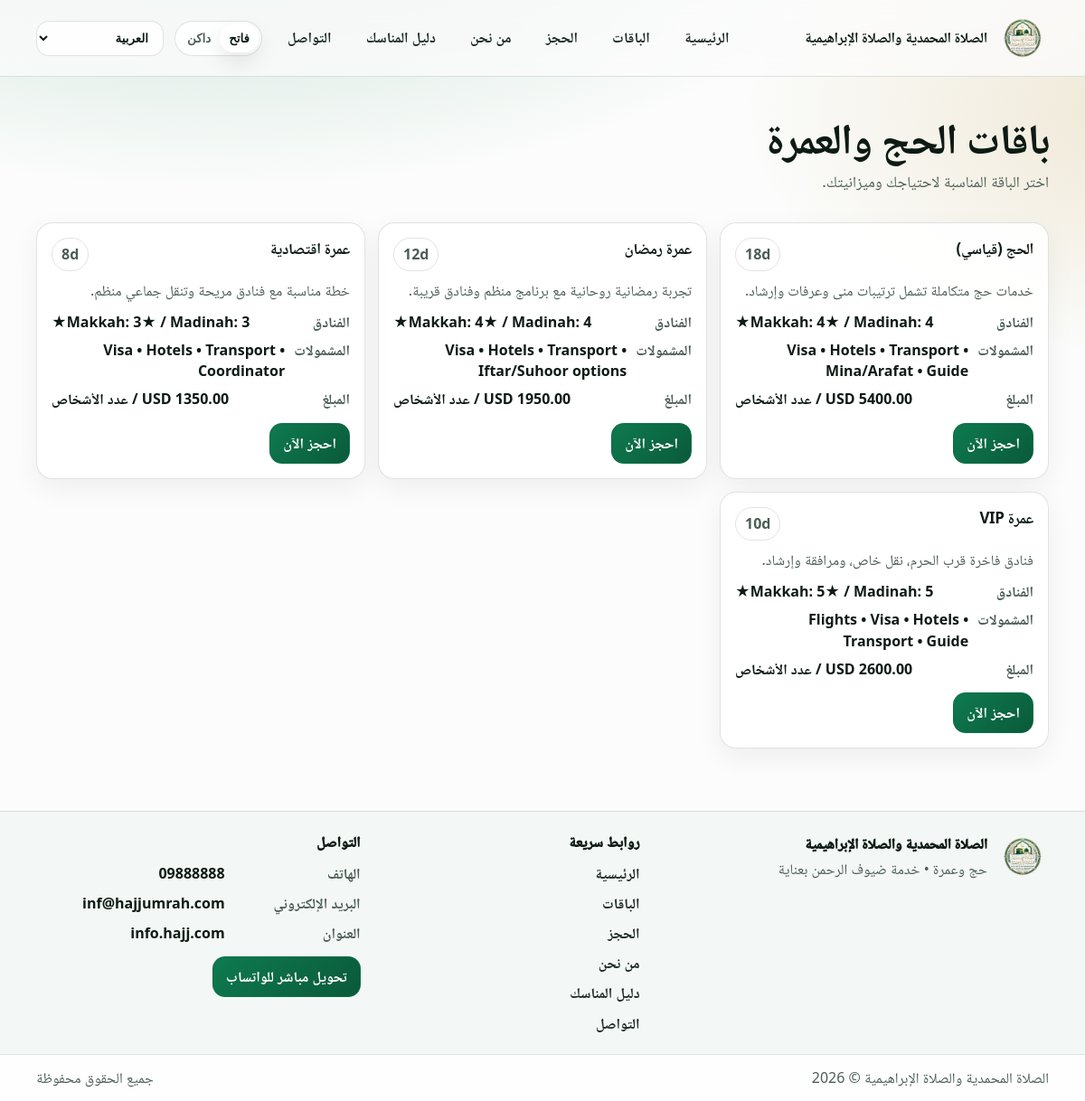
Page /packages on the committed database.
### app/models.py (models this page shows)
class SiteConfig(db.Model):
    __tablename__ = "site_config"
    id = db.Column(db.Integer, primary_key=True)
    logo_filename = db.Column(db.String(255), nullable=False, default="logo.svg")
    hero_bg_filename = db.Column(db.String(255), nullable=False, default="hero_default.svg")
    site_name_ar = db.Column(
        db.String(255),
        nullable=False,
        default="الصلاة المحمدية والصلاة الإبراهيمية",
    )
    site_name_en = db.Column(
        db.String(255),
        nullable=False,
        default="Al-Salat Al-Muhammadiya & Al-Salat Al-Ibrahimiya",
    )
    site_name_ku = db.Column(
        db.String(255),
        nullable=False,
        default="الصلاة المحمدية والصلاة الإبراهيمية",
    )
    updated_at = db.Column(
        db.DateTime, default=datetime.utcnow, onupdate=datetime.utcnow, nullable=False
    )

class Package(db.Model):
    __tablename__ = "packages"
    id = db.Column(db.Integer, primary_key=True)
    slug = db.Column(db.String(80), unique=True, nullable=False)
    title_ar = db.Column(db.String(200), nullable=False)
    title_en = db.Column(db.String(200), nullable=False)
    title_ku = db.Column(db.String(200), nullable=False)
    description_ar = db.Column(db.Text, nullable=False)
    description_en = db.Column(db.Text, nullable=False)
    description_ku = db.Column(db.Text, nullable=False)
    price_per_person = db.Column(db.Numeric(10, 2), nullable=False, default=0)
    currency = db.Column(db.String(8), nullable=False, default="USD")
    duration_days = db.Column(db.Integer, nullable=False, default=7)
    hotels = db.Column(db.String(255), nullable=False, default="")
    inclusions = db.Column(db.Text, nullable=False, default="")
    image_filename = db.Column(db.String(255), nullable=False, default="")
    is_active = db.Column(db.Boolean, default=True, nullable=False)
    created_at = db.Column(db.DateTime, default=datetime.utcnow, nullable=False)
    bookings = db.relationship("Booking", back_populates="package", cascade="all, delete")
    def localized(self, lang: str):
        if lang == "en":
            return {"title": self.title_en, "description": self.description_en}
        if lang == "ku":
            return {"title": self.title_ku, "description": self.description_ku}
        return {"title": self.title_ar, "description": self.description_ar}

class SocialSetting(db.Model):
    __tablename__ = "social_settings"
    id = db.Column(db.Integer, primary_key=True)
    key = db.Column(db.String(60), unique=True, nullable=False)
    value = db.Column(db.String(600), nullable=False, default="")
    updated_at = db.Column(
        db.DateTime, default=datetime.utcnow, onupdate=datetime.utcnow, nullable=False
    )

### app/public_routes.py (the view)
@public_bp.get("/packages")
def packages():
    locale = get_locale()
    packages = Package.query.filter_by(is_active=True).order_by(Package.created_at.desc()).all()
    return render_template(
        "packages.html",
        packages=packages,
        locale=locale,
        is_rtl=locale in RTL_LANGS,
    )

### app/i18n.py (called while the page is built)
def get_locale():
    lang = session.get("lang")
    if lang in current_app.config.get("SUPPORTED_LANGS", ()):
        return lang
    accept = request.accept_languages.best_match(current_app.config.get("SUPPORTED_LANGS"))
    return accept or current_app.config.get("DEFAULT_LANG", "ar")

def t(key: str) -> str:
    lang = getattr(g, "locale", current_app.config.get("DEFAULT_LANG", "ar"))
    return TRANSLATIONS.get(lang, {}).get(key) or TRANSLATIONS["en"].get(key) or key

def inject_i18n(app):
    @app.before_request
    def _set_locale():
        g.locale = get_locale()
        g.is_rtl = g.locale in RTL_LANGS
    @app.context_processor
    def _ctx():
        return {
            "t": t,
            "locale": getattr(g, "locale", app.config.get("DEFAULT_LANG", "ar")),
            "is_rtl": getattr(g, "is_rtl", True),
            "supported_langs": app.config.get("SUPPORTED_LANGS", ("ar", "en", "ku")),
            "rtl_langs": RTL_LANGS,
        }

### app/templates/packages.html
{% extends "base.html" %}
{% block content %}
  <section class="page-head">
    <div class="container">
      <h1 class="h1">{{ t('packages_title') }}</h1>
      <p class="lead">{{ t('packages_subtitle') }}</p>
    </div>
  </section>
  <section class="section">
    <div class="container">
      <div class="cards">
        {% for p in packages %}
          {% set lp = p.localized(locale) %}
          <article class="card">
            <div class="card-top">
              <div class="card-title">{{ lp.title }}</div>
              <div class="pill">{{ p.duration_days }}d</div>
            </div>
            <div class="card-desc">{{ lp.description }}</div>
            <div class="card-meta">
              <div class="meta-row">
                <div class="meta-label">{{ t('label_hotels') }}</div>
                <div class="meta-value">{{ p.hotels }}</div>
              </div>
              <div class="meta-row">
                <div class="meta-label">{{ t('field_inclusions') }}</div>
                <div class="meta-value">{{ p.inclusions }}</div>
              </div>
              <div class="meta-row">
                <div class="meta-label">{{ t('table_amount') }}</div>
                <div class="meta-value">{{ "%.2f"|format(p.price_per_person|float) }} {{ p.currency }} / {{ t('form_people') }}</div>
              </div>
            </div>
            <div class="card-actions">
              <a class="btn btn-primary" href="{{ url_for('public.booking', package=p.slug) }}">{{ t('cta_book_now') }}</a>
            </div>
          </article>
        {% endfor %}
      </div>
    </div>
  </section>
{% endblock %}

### app/templates/base.html (shortened to what this page needs)
<!doctype html>
<html lang="{{ locale }}" dir="{{ 'rtl' if is_rtl else 'ltr' }}" data-theme="light">
  <head>
    <link rel="stylesheet" href="{{ url_for('static', filename='css/styles.css') }}" />
  </head>
  <body>
    <header class="site-header">
      <div class="container header-row">
        <a class="brand" href="{{ url_for('public.home') }}">
          <div class="brand-mark" aria-hidden="true">
            <img class="brand-logo" src="{{ url_for('static', filename='uploads/' + (current_logo_filename or 'logo.png')) }}" alt="Logo" />
          </div>
          <div class="brand-text">
            <div class="brand-title">{{ current_site_name }}</div>
          </div>
        </a>
        <nav id="siteNav" class="nav" aria-label="Primary">
          <a class="nav-link" href="{{ url_for('public.home') }}">{{ t('nav_home') }}</a>
          <a class="nav-link" href="{{ url_for('public.packages') }}">{{ t('nav_packages') }}</a>
          <a class="nav-link" href="{{ url_for('public.booking') }}">{{ t('nav_booking') }}</a>
          <a class="nav-link" href="{{ url_for('public.about') }}">{{ t('nav_about') }}</a>
          <a class="nav-link" href="{{ url_for('public.guide') }}">{{ t('nav_guide') }}</a>
          <a class="nav-link" href="{{ url_for('public.contact') }}">{{ t('nav_contact') }}</a>
        </nav>
        <div class="header-actions">
          <div class="segmented theme-segmented" role="group" aria-label="Theme">
            <button class="segmented-btn" type="button" data-theme-btn="light">{{ t('theme_light') }}</button>
            <button class="segmented-btn" type="button" data-theme-btn="dark">{{ t('theme_dark') }}</button>
          </div>
          <label class="select lang-desktop">
            <select id="langSelect" class="select-control">
              <option value="ar" {% if locale == 'ar' %}selected{% endif %}>{{ t('lang_ar') }}</option>
            </select>
          </label>
        </div>
      </div>
    </header>
    <main>
      {% block content %}{% endblock %}
    </main>
    <footer class="site-footer">
      <div class="container footer-grid">
        <div class="footer-brand">
          <div class="footer-brand-row">
            <div class="footer-mark" aria-hidden="true">
              <img class="footer-logo" src="{{ url_for('static', filename='uploads/' + (current_logo_filename or 'logo.png')) }}" alt="Logo" />
            </div>
            <div>
              <div class="footer-title">{{ current_site_name }}</div>
              <div class="footer-tagline">{{ t('footer_tagline') }}</div>
            </div>
          </div>
        </div>
        <div class="footer-col">
          <div class="footer-head">{{ t('footer_quick_links') }}</div>
          <div class="footer-links">
            <a class="footer-link" href="{{ url_for('public.home') }}">{{ t('nav_home') }}</a>
            <a class="footer-link" href="{{ url_for('public.packages') }}">{{ t('nav_packages') }}</a>
            <a class="footer-link" href="{{ url_for('public.booking') }}">{{ t('nav_booking') }}</a>
            <a class="footer-link" href="{{ url_for('public.about') }}">{{ t('nav_about') }}</a>
            <a class="footer-link" href="{{ url_for('public.guide') }}">{{ t('nav_guide') }}</a>
            <a class="footer-link" href="{{ url_for('public.contact') }}">{{ t('nav_contact') }}</a>
          </div>
        </div>
        <div class="footer-col">
          <div class="footer-head">{{ t('footer_contact') }}</div>
          <div class="footer-meta">
            {% if company_contact.phone %}
              <div class="footer-meta-row">
                <div class="footer-meta-label">{{ t('footer_phone') }}</div>
                <a class="footer-meta-value" href="tel:{{ company_contact.phone }}">{{ company_contact.phone }}</a>
              </div>
            {% endif %}
            {% if company_contact.email %}
              <div class="footer-meta-row">
                <div class="footer-meta-label">{{ t('footer_email') }}</div>
                <a class="footer-meta-value" href="mailto:{{ company_contact.email }}">{{ company_contact.email }}</a>
              </div>
            {% endif %}
            {% if company_contact.address %}
              <div class="footer-meta-row">
                <div class="footer-meta-label">{{ t('footer_address') }}</div>
                <div class="footer-meta-value">{{ company_contact.address }}</div>
              </div>
            {% endif %}
          </div>
          <div class="footer-actions">
            {% if whatsapp_support_url %}
              <a class="btn btn-primary footer-whatsapp" href="{{ whatsapp_support_url }}" target="_blank" rel="noopener">{{ t('direct_whatsapp_button') }}</a>
            {% endif %}
          </div>
        </div>
      </div>
      <div class="footer-bottom">
        <div class="container footer-bottom-row">
          <div class="muted">{{ current_site_name }} © {{ current_year }}</div>
          <div class="muted">{{ t('footer_rights') }}</div>
        </div>
      </div>
    </footer>
  </body>
</html>

### rows in the picture
SiteConfig: logo_filename (picture), site_name_ar "الصلاة المحمدية والصلاة الإبراهيمية"
Package: title "الحج (قياسي)", duration_days "18", description "خدمات حج متكاملة تشمل ترتيبات منى وعرفات وإرشاد.", t "الفنادق", hotels "Makkah: 4★ / Madinah: 4★", t "المشمولات", inclusions "Visa • Hotels • Transport • Mina/Arafat • Guide", t "المبلغ", currency "USD", t "عدد الأشخاص", t "احجز الآن"
Package: title "عمرة رمضان", duration_days "12", description "تجربة رمضانية روحانية مع برنامج منظم وفنادق قريبة.", t "الفنادق", hotels "Makkah: 4★ / Madinah: 4★", t "المشمولات", inclusions "Visa • Hotels • Transport • Iftar/Suhoor options", t "المبلغ", currency "USD", t "عدد الأشخاص", t "احجز الآن"
Package: title "عمرة اقتصادية", duration_days "8", description "خطة مناسبة مع فنادق مريحة وتنقل جماعي منظم.", t "الفنادق", hotels "Makkah: 3★ / Madinah: 3★", t "المشمولات", inclusions "Visa • Hotels • Transport • Coordinator", t "المبلغ", currency "USD", t "عدد الأشخاص", t "احجز الآن"
Package: title "عمرة VIP", duration_days "10", description "فنادق فاخرة قرب الحرم، نقل خاص، ومرافقة وإرشاد.", t "الفنادق", hotels "Makkah: 5★ / Madinah: 5★", t "المشمولات", inclusions "Flights • Visa • Hotels • Transport • Guide", t "المبلغ", currency "USD", t "عدد الأشخاص", t "احجز الآن"
SocialSetting: phone "09888888"
SocialSetting: email "inf@hajjumrah.com"
SocialSetting: address "info.hajj.com"

### other values in the picture
{{ t('nav_home') }} "الرئيسية"
{{ t('nav_packages') }} "الباقات"
{{ t('nav_booking') }} "الحجز"
{{ t('nav_about') }} "من نحن"
{{ t('nav_guide') }} "دليل المناسك"
{{ t('nav_contact') }} "التواصل"
{{ t('theme_light') }} "فاتح"
{{ t('theme_dark') }} "داكن"
{{ t('packages_title') }} "باقات الحج والعمرة"
{{ t('packages_subtitle') }} "اختر الباقة المناسبة لاحتياجك وميزانيتك."
{{ t('footer_tagline') }} "حج وعمرة • خدمة ضيوف الرحمن بعناية"
{{ t('footer_quick_links') }} "روابط سريعة"
{{ t('footer_contact') }} "التواصل"
{{ t('footer_phone') }} "الهاتف"
{{ t('footer_email') }} "البريد الإلكتروني"
